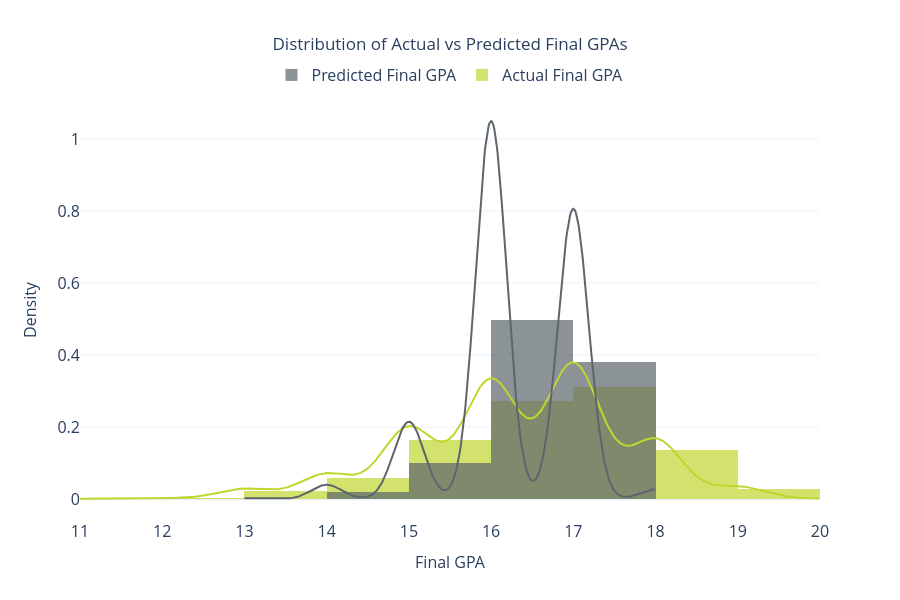

The notebook cell saved with this chart:
### Markdown cell above
The average for the actual and predicted values is very similar (16.31 and 16.26), which is a very positive indicator. However, the remaining statistics show that our model is adopting a very conservative approach, failing to predict values that differ significantly from this mean value. <br>
This is demonstrated by the reduced standard deviation in the predicted values (almost half in comparison to the actual ones) and difference in the minimum and maximum predicted final GPAs, even though the first, second, and third quartiles are the same for both sets.

One of the possible sources for this problem may be the lack of data to train our model on, with emphasis on the reduced number of students with GPAs below 13, and above 18. Let's visualize the distribution of the actual and predicted values to confirm (or deny) this idea.

### Code cell
fig = ff.create_distplot([y_grades_val, gb_y_pred],
                         group_labels = ["Actual Final GPA", "Predicted Final GPA"],
                         colors = ["#BFD62F", "#5C666C"],
                         show_hist = True,
                         show_rug = False,
                         bin_size = 1)

fig.update_layout(title = "Distribution of Actual vs Predicted Final GPAs", title_x = 0.5, xaxis_title = "Final GPA", yaxis_title = "Density",
                  template="plotly_white", height = 600, legend = dict(x = 0.5, y = 1.1, xanchor = "center", orientation = "h", font = dict(size = 16)),
                  xaxis = dict(title_font = dict(size = 16), tickfont = dict(size = 16)), yaxis = dict(title_font = dict(size = 16),
                  tickfont = dict(size = 16)))
fig.show()

### Figure 1 — Plotly figure (JSON) as saved in the notebook; plotly's stock layout.template omitted (floating-point values rounded to 4 significant figures; data arrays with more than 128 entries replaced by an {"elided": "..."} marker saying what was removed)
{"data": [{"autobinx": false, "histnorm": "probability density", "legendgroup": "Actual Final GPA", "marker": {"color": "#BFD62F"}, "name": "Actual Final GPA", "opacity": 0.7, "type": "histogram", "x": {"elided": "966 int values"}, "xaxis": "x", "xbins": {"end": 20, "size": 1, "start": 11}, "yaxis": "y"}, {"autobinx": false, "histnorm": "probability density", "legendgroup": "Predicted Final GPA", "marker": {"color": "#5C666C"}, "name": "Predicted Final GPA", "opacity": 0.7, "type": "histogram", "x": {"elided": "966 int values"}, "xaxis": "x", "xbins": {"end": 18, "size": 1, "start": 13}, "yaxis": "y"}, {"legendgroup": "Actual Final GPA", "marker": {"color": "#BFD62F"}, "mode": "lines", "name": "Actual Final GPA", "showlegend": false, "type": "scatter", "x": {"elided": "500 float values"}, "xaxis": "x", "y": {"elided": "500 float values"}, "yaxis": "y"}, {"legendgroup": "Predicted Final GPA", "marker": {"color": "#5C666C"}, "mode": "lines", "name": "Predicted Final GPA", "showlegend": false, "type": "scatter", "x": {"elided": "500 float values"}, "xaxis": "x", "y": {"elided": "500 float values"}, "yaxis": "y"}], "layout": {"barmode": "overlay", "height": 600, "hovermode": "closest", "legend": {"font": {"size": 16}, "orientation": "h", "traceorder": "reversed", "x": 0.5, "xanchor": "center", "y": 1.1}, "title": {"text": "Distribution of Actual vs Predicted Final GPAs", "x": 0.5}, "xaxis": {"anchor": "y2", "domain": [0, 1], "tickfont": {"size": 16}, "title": {"font": {"size": 16}, "text": "Final GPA"}, "zeroline": false}, "yaxis": {"anchor": "free", "domain": [0, 1], "position": 0, "tickfont": {"size": 16}, "title": {"font": {"size": 16}, "text": "Density"}}}}
